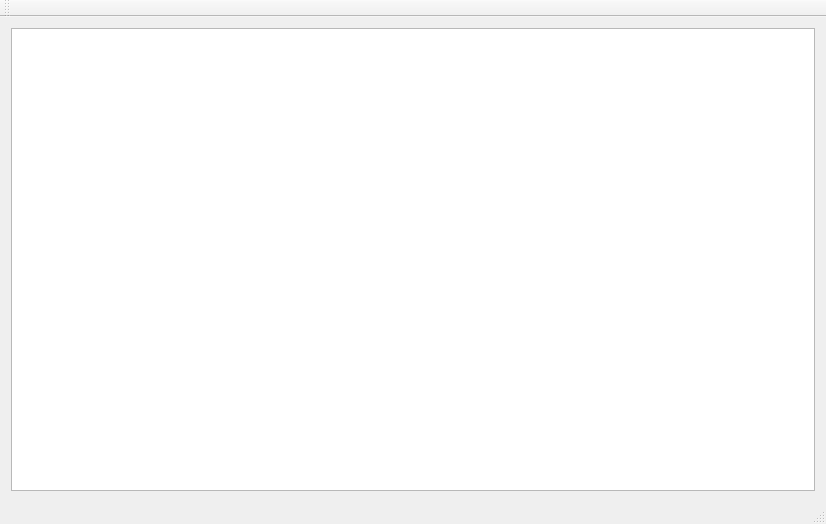
<?xml version="1.0" encoding="UTF-8"?>
<ui version="4.0">
 <class>MainWindow</class>
 <widget class="QMainWindow" name="MainWindow">
  <property name="geometry">
   <rect>
    <x>0</x>
    <y>0</y>
    <width>826</width>
    <height>524</height>
   </rect>
  </property>
  <property name="windowTitle">
   <string>MainWindow</string>
  </property>
  <widget class="QWidget" name="centralWidget">
   <layout class="QVBoxLayout" name="verticalLayout">
    <item>
     <widget class="QGraphicsView" name="graphicsView"/>
    </item>
   </layout>
  </widget>
  <widget class="QMenuBar" name="menuBar">
   <property name="geometry">
    <rect>
     <x>0</x>
     <y>0</y>
     <width>826</width>
     <height>20</height>
    </rect>
   </property>
  </widget>
  <widget class="QToolBar" name="mainToolBar">
   <attribute name="toolBarArea">
    <enum>TopToolBarArea</enum>
   </attribute>
   <attribute name="toolBarBreak">
    <bool>false</bool>
   </attribute>
  </widget>
  <widget class="QStatusBar" name="statusBar"/>
 </widget>
 <layoutdefault spacing="6" margin="11"/>
 <resources/>
 <connections/>
</ui>
